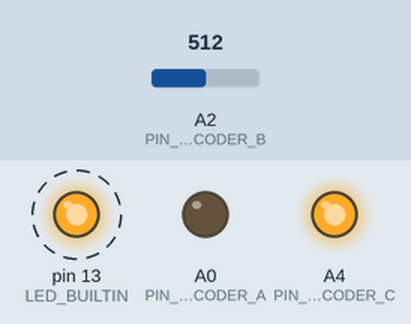
Bench run of a sketch on a simulated Arduino Uno, built with avr-gcc and run on an emulated ATmega328P. Shown: output pins drawn as LEDs (lit = HIGH). Dashed ring = blinking. The inputs (shaded band) are chosen by the test bench; at power-on: A2 (PIN_ENCODER_B) = 512. What the sketch prints to the serial monitor is not drawn.

Above: at 1.25 s.
1.3 s: A2 (PIN_ENCODER_B) set to 0
At 2.8 s:
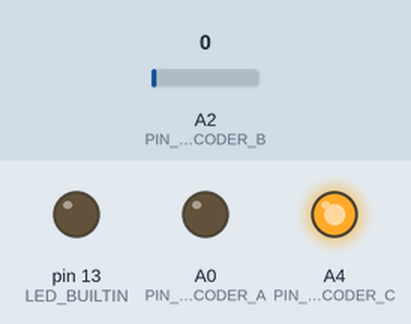
4.3 s: A2 (PIN_ENCODER_B) set to 20
At 6.05 s:
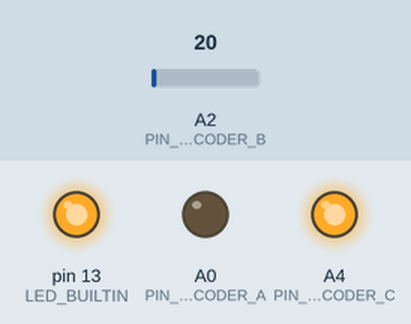
7.3 s: A2 (PIN_ENCODER_B) set to 122
Timing chart, 0 to 16.3 s (numbered marks = the images above; inputs shaded):
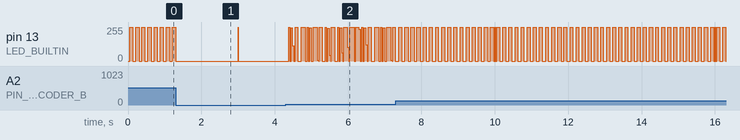

The sketch:

BulkheadFlanger.ino
```cpp
int PIN_ENCODER_A = A0; //A1;
int PIN_ENCODER_B = A2; //A3;
int PIN_ENCODER_C = A4; //A5;

double mean = 0.0;
double time = 0.0;

const size_t MAX_BUFFER = 10;
double buffer[MAX_BUFFER] = { 0.0 };

bool BulkheadMode = false;
double BulkheadLevel = 0.0;

bool BulkheadInvert = false;
double BulkheadFlange = 0.0;

bool BulkheadLock = false;
double BulkheadPhase = 0.0;

bool BulkheadEnable = false;
double BulkheadWindow = 0.0;

bool BulkheadPulse = false;
double BulkheadDuty = 0.0;

double MAX_LEVEL = 1024.0;
double MIN_LEVEL =    0.0;

double MAX_SCOPE = 1536.0;
double MIN_SCOPE = -512.0;

int BUILTIN_LED = LED_BUILTIN;

int* DEFAULT_INPUT = &PIN_ENCODER_B;
int* DEFAULT_OUTPUT = &BUILTIN_LED;

bool DEFAULT_INVERT = false;
double DEFAULT_FLANGE = 0.0;
bool DEFAULT_SHIFT = false;
double DEFAULT_LEVEL = 0.0;
bool DEFAULT_ENABLE = true;
double DEFAULT_WINDOW = 1000000.0;
bool DEFAULT_PULSE = false;
double DEFAULT_DUTY = 0.5;

int FLANGE_CARRIER = 6; //64;
inline double FLANGE_LVL() { return (MACRO_FMOD() + MACRO_FLAN() - 0.5); }

bool MACRO_TEST = true; //false;

inline double MACRO_FLAN() { return -cos((fmod(time, BulkheadWindow) / BulkheadWindow) * 2.0 * PI * ((int)max(1.0, FLANGE_CARRIER))) * (BulkheadFlange * 0.5) + 0.5; }
inline double MACRO_FMOD() { return (fmod(time, max(0.000001, BulkheadPhase)) / max(0.000001, BulkheadPhase)); }
inline bool MACRO_SQUARE() { return (MACRO_FMOD() < BulkheadDuty); }
inline double MACRO_READ()
{
    mean = 0.0;
    for (size_t i = MAX_BUFFER - 1; i > 0; --i)
    {
        buffer[i] = buffer[i - 1];
        mean += buffer[i];
    }
    buffer[0] = analogRead(*DEFAULT_INPUT) / MAX_LEVEL;
    mean += buffer[0];
    mean /= MAX_BUFFER;
    return mean;
}

void BulkheadShift(bool Shift, bool Invert = false)
{
    if (Shift)
    {
        PIN_ENCODER_A = (Invert) ? (A5) : (A1);
        PIN_ENCODER_B = A3;
        PIN_ENCODER_C = (Invert) ? (A1) : (A5);
    }
    else
    {
        PIN_ENCODER_A = (Invert) ? (A4) : (A0);
        PIN_ENCODER_B = A2;
        PIN_ENCODER_C = (Invert) ? (A0) : (A4);
    }
    BulkheadMode = Shift;
    BulkheadInvert = Invert;
}

void BulkheadEngine()
{
    time = micros();
    if (!BulkheadEnable) { return; }
    if ((!BulkheadLock) && (MACRO_SQUARE()))
    {   BulkheadLock = true;
        digitalWrite(*DEFAULT_OUTPUT, HIGH);
    }
    else if ((BulkheadLock) && (!MACRO_SQUARE()))
    {   BulkheadLock = false;
        digitalWrite(*DEFAULT_OUTPUT, LOW);
    }
}

double readout_time = 0.0;
double readout_full = 10.0;
double readout_half = readout_full / 2.0;
bool readout_lock = false;
void BulkheadReadout()
{
    readout_time = millis();
    if ((!readout_lock) && (fmod(readout_time, readout_full) < readout_half))
    {
        readout_lock = true;
        if (MACRO_TEST)
        {
            Serial.print("MACRO_FMOD:");
            Serial.print(MACRO_FMOD() * MAX_LEVEL);
            Serial.print(",");
            Serial.print("MACRO_SQUARE:");
            Serial.print(MACRO_SQUARE() * MAX_LEVEL);
            Serial.print(",");
            Serial.print("MACRO_FLAN:");
            Serial.print(MACRO_FLAN() * MAX_LEVEL);
            Serial.print(",");
        }
        Serial.print("BULKHEAD:");
        Serial.print(BulkheadLevel * MAX_LEVEL);
        Serial.print(",");
        Serial.print("FLANGER:");
        Serial.print(FLANGE_LVL() * MAX_LEVEL);
        Serial.print(",");
        Serial.print("MAX_LEVEL:");
        Serial.print(MAX_LEVEL);
        Serial.print(",");
        Serial.print("MIN_LEVEL:");
        Serial.print(MIN_LEVEL);
        Serial.print(",");
        Serial.print("MAX_SCOPE:");
        Serial.print(MAX_SCOPE);
        Serial.print(",");
        Serial.print("MIN_SCOPE:");
        Serial.print(MIN_SCOPE);
        Serial.println();
    } else if ((readout_lock) && (!(fmod(readout_time, readout_full) < readout_half))) { readout_lock = false; }
    //delay(10);
}

void setup()
{
    Serial.begin(115200);
    pinMode(LED_BUILTIN, OUTPUT);
    BulkheadShift(DEFAULT_SHIFT, DEFAULT_INVERT);
    BulkheadLevel = DEFAULT_LEVEL;
    BulkheadEnable = DEFAULT_ENABLE;
    BulkheadFlange = DEFAULT_FLANGE;
    BulkheadWindow = DEFAULT_WINDOW;
    BulkheadPulse = DEFAULT_PULSE;
    BulkheadDuty = DEFAULT_DUTY;
    pinMode(PIN_ENCODER_A, OUTPUT);
    pinMode(PIN_ENCODER_B, INPUT);
    pinMode(PIN_ENCODER_C, OUTPUT);
    digitalWrite(PIN_ENCODER_A, LOW);
    digitalWrite(PIN_ENCODER_C, HIGH);
}

void BulkheadPatch()
{
    BulkheadLevel = MACRO_READ();
    if (BulkheadPulse) { BulkheadPhase = BulkheadWindow; BulkheadDuty = BulkheadLevel; }
    else { BulkheadPhase = BulkheadWindow; BulkheadFlange = BulkheadLevel; BulkheadDuty = FLANGE_LVL(); }
}

void loop()
{
    BulkheadPatch();
    BulkheadEngine();
    BulkheadReadout();
}
```
